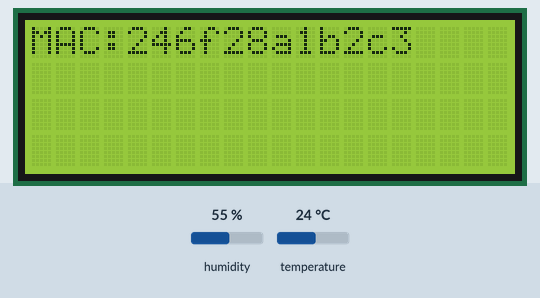
Simulated run of this sketch. Board: ESP32. Parts: 20×4 character LCD. The test bench sets the inputs (shaded band); at power-on: humidity 55 %, temperature 24 °C. WiFi joins after 1.5 s; servers stay silent unless stated; the local clock reads 2024-03-15 10:24:30 at power-on unless the sketch sets it; what the sketch prints to the serial monitor is not drawn.

Above: at 0.1 s.
At 20.2 s:
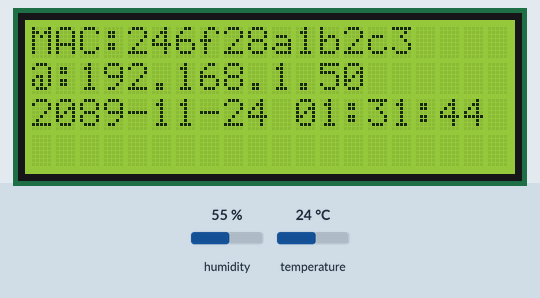
At 21.7 s:
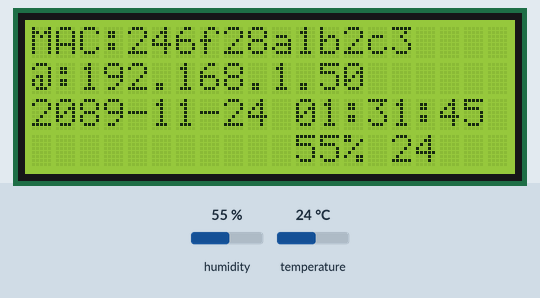
At 47.9 s:
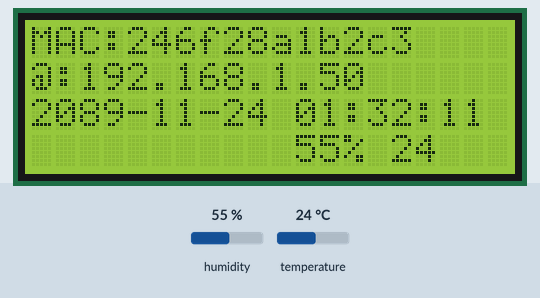
At 75.2 s:
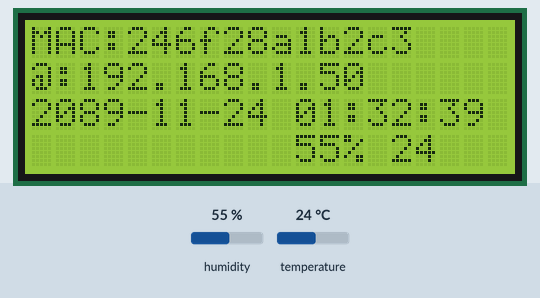
At 128.7 s:
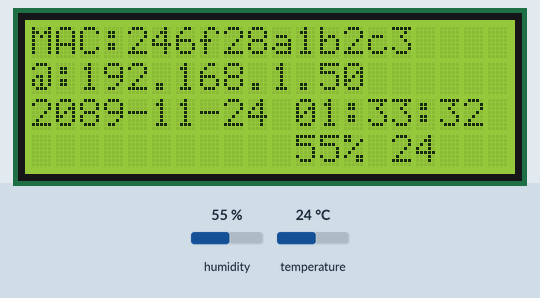

The sketch:

PMS3003AirQualityV81C.ino
```cpp
/*
 This example demonstrate how to read pm2.5 value on PMS 3003 air condition sensor

 PMS 3003 pin map is as follow:
    PIN1  :VCC, connect to 5V
    PIN2  :GND
    PIN3  :SET, 0:Standby mode, 1:operating mode
    PIN4  :RXD :Serial RX
    PIN5  :TXD :Serial TX
    PIN6  :RESET
    PIN7  :NC
    PIN8  :NC

 In this example, we only use Serial to get PM 2.5 value.

 The circuit:
 * RX is digital pin 0 (connect to TX of PMS 3003)
 * TX is digital pin 1 (connect to RX of PMS 3003)

 */
 #include <math.h>

#define turnon HIGH
#define turnoff LOW
#define DHTSensorPin 7


#include "PMType.h"
#include <WiFi.h>
#include <WiFiUdp.h>
#include <Wire.h>  // Arduino IDE 內建
// LCD I2C Library，從這裡可以下載：
// https://bitbucket.org/fmalpartida/new-liquidcrystal/downloads

#include "RTClib.h"
RTC_DS1307 RTC;
//DateTime nowT = RTC.now();
#include "DHT.h"
// Uncomment whatever type you're using!
//#define DHTTYPE DHT11   // DHT 11
#define DHTTYPE DHT22   // DHT 22  (AM2302), AM2321
//#define DHTTYPE DHT21   // DHT 21 (AM2301)


#include <LiquidCrystal_I2C.h>
#include <SoftwareSerial.h>

uint8_t MacData[6];

SoftwareSerial mySerial(0, 1); // RX, TX
char ssid[] = "BruceSonyC5";      // your network SSID (name)
char pass[] = "bruce1234";     // your network password
#define MAX_CLIENT_ID_LEN 10
#define MAX_TOPIC_LEN     50
char clientId[MAX_CLIENT_ID_LEN];
char outTopic[MAX_TOPIC_LEN];

IPAddress  Meip ,Megateway ,Mesubnet ;
String MacAddress ;
int status = WL_IDLE_STATUS;
boolean ParticleSensorStatus = true ;
WiFiUDP Udp;

const char ntpServer[] = "pool.ntp.org";
const long timeZoneOffset = 28800L;
const int NTP_PACKET_SIZE = 48; // NTP time stamp is in the first 48 bytes of the message
const byte nptSendPacket[ NTP_PACKET_SIZE] = {
  0xE3, 0x00, 0x06, 0xEC, 0x00, 0x00, 0x00, 0x00,  0x00, 0x00, 0x00, 0x00, 0x31, 0x4E, 0x31, 0x34,
  0x00, 0x00, 0x00, 0x00, 0x00, 0x00, 0x00, 0x00,  0x00, 0x00, 0x00, 0x00, 0x00, 0x00, 0x00, 0x00,
  0x00, 0x00, 0x00, 0x00, 0x00, 0x00, 0x00, 0x00,  0x00, 0x00, 0x00, 0x00, 0x00, 0x00, 0x00, 0x00
};
byte ntpRecvBuffer[ NTP_PACKET_SIZE ];

#define LEAP_YEAR(Y)     ( ((1970+Y)>0) && !((1970+Y)%4) && ( ((1970+Y)%100) || !((1970+Y)%400) ) )
static  const uint8_t monthDays[]={31,28,31,30,31,30,31,31,30,31,30,31}; // API starts months from 1, this array starts from 0
uint32_t epochSystem = 0; // timestamp of system boot up


#define pmsDataLen 32
uint8_t buf[pmsDataLen];
int idx = 0;
int pm25 = 0;
uint16_t PM2_5Value=0;         //define PM2.5 value of the air detector module
  int NDPyear, NDPmonth, NDPday, NDPhour, NDPminute, NDPsecond;
   unsigned long epoch  ;
  int HumidityData = 0 ;
  int TemperatureData = 0 ;

LiquidCrystal_I2C lcd(0x27, 2, 1, 0, 4, 5, 6, 7, 3, POSITIVE);  // 設定 LCD I2C 位址
DHT dht(DHTSensorPin, DHTTYPE);

void setup() {
  Serial.begin(9600);
  mySerial.begin(9600); // PMS 3003 UART has baud rate 9600
  lcd.begin(20, 4);      // 初始化 LCD，一行 20 的字元，共 4 行，預設開啟背光
       lcd.backlight(); // 開啟背光

  MacAddress = GetWifiMac() ;
  ShowMac() ;
    initializeWiFi();

  initRTC() ;
  ShowDateTime() ;
   ShowInternetStatus() ;
     delay(1500);
}

void loop() { // run over and over
    ShowDateTime() ;
    retrievePM25Value() ;
    ShowHumidity() ;
  delay(1000); // delay 1 minute for next measurement


}

void ShowMac()
{
     lcd.setCursor(0, 0); // 設定游標位置在第一行行首
     lcd.print("MAC:");
     lcd.print(MacAddress);

}

void ShowInternetStatus()
{
     lcd.setCursor(0, 1); // 設定游標位置
        if (WiFi.status())
          {
               Meip = WiFi.localIP();
               lcd.print("@:");
               lcd.print(Meip);

          }
          else
                    {
               lcd.print("DisConnected:");

          }

}
void ShowPM25(int pp25)
{
    lcd.setCursor(0, 3); // 設定游標位置在第一行行首
     lcd.print("PM2.5:     ");
    lcd.setCursor(6, 3); // 設定游標位置在第一行行首
     lcd.print(pp25);

}


void ShowDateTime()
{
  //  getCurrentTime(epoch, &NDPyear, &NDPmonth, &NDPday, &NDPhour, &NDPminute, &NDPsecond);
    lcd.setCursor(0, 2); // 設定游標位置在第一行行首
     lcd.print(StrDate());
    lcd.setCursor(11, 2); // 設定游標位置在第一行行首
     lcd.print(StrTime());
   //  lcd.print();

}

String  StrDate() {
  String ttt ;
//nowT  = now;
DateTime now = RTC.now();
 ttt = print4digits(now.year()) + "-" + print2digits(now.month()) + "-" + print2digits(now.day()) ;
 //ttt = print4digits(NDPyear) + "/" + print2digits(NDPmonth) + "/" + print2digits(NDPday) ;
  return ttt ;
}

String  StringDate(int yyy,int mmm,int ddd) {
  String ttt ;
//nowT  = now;
 ttt = print4digits(yyy) + "-" + print2digits(mmm) + "-" + print2digits(ddd) ;
  return ttt ;
}


String  StrTime() {
  String ttt ;
 // nowT  = RTC.now();
 DateTime now = RTC.now();
  ttt = print2digits(now.hour()) + ":" + print2digits(now.minute()) + ":" + print2digits(now.second()) ;
  //  ttt = print2digits(NDPhour) + ":" + print2digits(NDPminute) + ":" + print2digits(NDPsecond) ;
return ttt ;
}

String  StringTime(int hhh,int mmm,int sss) {
  String ttt ;
  ttt = print2digits(hhh) + ":" + print2digits(mmm) + ":" + print2digits(sss) ;
return ttt ;
}


String GetWifiMac()
{
   String tt ;
    String t1,t2,t3,t4,t5,t6 ;
    WiFi.status();    //this method must be used for get MAC
  WiFi.macAddress(MacData);

  Serial.print("Mac:");
   Serial.print(MacData[0],HEX) ;
   Serial.print("/");
   Serial.print(MacData[1],HEX) ;
   Serial.print("/");
   Serial.print(MacData[2],HEX) ;
   Serial.print("/");
   Serial.print(MacData[3],HEX) ;
   Serial.print("/");
   Serial.print(MacData[4],HEX) ;
   Serial.print("/");
   Serial.print(MacData[5],HEX) ;
   Serial.print("~");

   t1 = print2HEX((int)MacData[0]);
   t2 = print2HEX((int)MacData[1]);
   t3 = print2HEX((int)MacData[2]);
   t4 = print2HEX((int)MacData[3]);
   t5 = print2HEX((int)MacData[4]);
   t6 = print2HEX((int)MacData[5]);
 tt = (t1+t2+t3+t4+t5+t6) ;
Serial.print(tt);
Serial.print("\n");

  return tt ;
}
String  print2HEX(int number) {
  String ttt ;
  if (number >= 0 && number < 16)
  {
    ttt = String("0") + String(number,HEX);
  }
  else
  {
      ttt = String(number,HEX);
  }
  return ttt ;
}
String  print2digits(int number) {
  String ttt ;
  if (number >= 0 && number < 10)
  {
    ttt = String("0") + String(number);
  }
  else
  {
    ttt = String(number);
  }
  return ttt ;
}

String  print4digits(int number) {
  String ttt ;
  ttt = String(number);
  return ttt ;
}


// send an NTP request to the time server at the given address
void retrieveNtpTime() {
  Serial.println("Send NTP packet");

  Udp.beginPacket(ntpServer, 123); //NTP requests are to port 123
  Udp.write(nptSendPacket, NTP_PACKET_SIZE);
  Udp.endPacket();

  if(Udp.parsePacket()) {
    Serial.println("NTP packet received");
    Udp.read(ntpRecvBuffer, NTP_PACKET_SIZE); // read the packet into the buffer

    unsigned long highWord = word(ntpRecvBuffer[40], ntpRecvBuffer[41]);
    unsigned long lowWord = word(ntpRecvBuffer[42], ntpRecvBuffer[43]);
    unsigned long secsSince1900 = highWord << 16 | lowWord;
    const unsigned long seventyYears = 2208988800UL;
//     epoch = secsSince1900 - seventyYears + timeZoneOffset ;
     epoch = secsSince1900 - seventyYears ;

    epochSystem = epoch - millis() / 1000;
  }
}


void getCurrentTime(unsigned long epoch, int *year, int *month, int *day, int *hour, int *minute, int *second) {
  int tempDay = 0;

  *hour = (epoch  % 86400L) / 3600;
  *minute = (epoch  % 3600) / 60;
  *second = epoch % 60;

  *year = 1970;
  *month = 0;
  *day = epoch / 86400;

  for (*year = 1970; ; (*year)++) {
    if (tempDay + (LEAP_YEAR(*year) ? 366 : 365) > *day) {
      break;
    } else {
      tempDay += (LEAP_YEAR(*year) ? 366 : 365);
    }
  }
  tempDay = *day - tempDay; // the days left in a year
  for ((*month) = 0; (*month) < 12; (*month)++) {
    if ((*month) == 1) {
      if (LEAP_YEAR(*year)) {
        if (tempDay - 29 < 0) {
          break;
        } else {
          tempDay -= 29;
        }
      } else {
        if (tempDay - 28 < 0) {
          break;
        } else {
          tempDay -= 28;
        }
      }
    } else {
      if (tempDay - monthDays[(*month)] < 0) {
        break;
      } else {
        tempDay -= monthDays[(*month)];
      }
    }
  }
  (*month)++;
  *day = tempDay+2; // one for base 1, one for current day
}

void retrievePM25Value() {
  int idx;
  bool hasPm25Value = false;
  int timeout = 200;
  while (!hasPm25Value) {
    idx = 0;
    memset(buf, 0, pmsDataLen);
    while (mySerial.available()) {
      buf[idx++] = mySerial.read();
    }

    if (buf[0] == 0x42 && buf[1] == 0x4d) {
      pm25 = ( buf[12] << 8 ) | buf[13];
      Serial.print("pm2.5: ");
      Serial.print(pm25);
      Serial.print(" ug/m3");
      Serial.println("");
      hasPm25Value = true;
      ShowPM25(pm25) ;
    }
    timeout--;
    if (timeout < 0) {
      Serial.println("fail to get pm2.5 data");
      break;
    }
  }
}

void initializeWiFi() {
  while (status != WL_CONNECTED) {
    Serial.print("Attempting to connect to SSID: ");
    Serial.println(ssid);
    // Connect to WPA/WPA2 network. Change this line if using open or WEP network:
    status = WiFi.begin(ssid, pass);
  //   status = WiFi.begin(ssid);

    // wait 10 seconds for connection:
    delay(10000);
  }

  // local port to listen for UDP packets
  Udp.begin(2390);
}

void printWifiData()
{
  // print your WiFi shield's IP address:
  Meip = WiFi.localIP();
  Serial.print("IP Address: ");
  Serial.println(Meip);


  // print your MAC address:
  byte mac[6];
  WiFi.macAddress(mac);
  Serial.print("MAC address: ");
  Serial.print(mac[5], HEX);
  Serial.print(":");
  Serial.print(mac[4], HEX);
  Serial.print(":");
  Serial.print(mac[3], HEX);
  Serial.print(":");
  Serial.print(mac[2], HEX);
  Serial.print(":");
  Serial.print(mac[1], HEX);
  Serial.print(":");
  Serial.println(mac[0], HEX);

  // print your subnet mask:
  Mesubnet = WiFi.subnetMask();
  Serial.print("NetMask: ");
  Serial.println(Mesubnet);

  // print your gateway address:
  Megateway = WiFi.gatewayIP();
  Serial.print("Gateway: ");
  Serial.println(Megateway);
}

void initRTC()
{
     Wire.begin();
    RTC.begin();
    SetRTCFromNtpTime() ;
  if (! RTC.isrunning()) {
    Serial.println("RTC is NOT running!");
    // following line sets the RTC to the date & time this sketch was compiled
//    RTC.adjust(DateTime(__DATE__, __TIME__));

  }
}
void SetRTCFromNtpTime()
{
  retrieveNtpTime();
  //DateTime ttt;
    getCurrentTime(epoch+timeZoneOffset, &NDPyear, &NDPmonth, &NDPday, &NDPhour, &NDPminute, &NDPsecond);
    //ttt->year = NDPyear ;
    Serial.print("NDP Date is :");
    Serial.print(StringDate(NDPyear,NDPmonth,NDPday));
    Serial.print("and ");
    Serial.print("NDP Time is :");
    Serial.print(StringTime(NDPhour,NDPminute,NDPsecond));
    Serial.print("\n");

        RTC.adjust(DateTime(epoch+timeZoneOffset));


}
void ShowHumidity()
{
    float h = dht.readHumidity();
  // Read temperature as Celsius (the default)
  float t = dht.readTemperature();
  // Read temperature as Fahrenheit (isFahrenheit = true)
  float f = dht.readTemperature(true);
    HumidityData = (int)h ;
    TemperatureData = (int)t ;
    Serial.print("Humidity :") ;
    Serial.print(h) ;
    Serial.print("%  /") ;
    Serial.print(t) ;
    Serial.print("C  \n") ;
  // Check if any reads failed and exit early (to try again).
  if (isnan(h) || isnan(t) || isnan(f)) {
    Serial.println("Failed to read from DHT sensor!");
    return;
  }
    lcd.setCursor(11, 3); // 設定游標位置在第一行行首
      lcd.print((int)h);
     lcd.print("% ");
     lcd.print((int)t);

}
```

PMType.h
```cpp
typedef struct  {
  uint8_t Second;
  uint8_t Minute;
  uint8_t Hour;
  uint8_t Wday;   // day of week, sunday is day 1
  uint8_t Day;
  uint8_t Month;
  uint8_t Year;   // offset from 1970;
}   tmElements_t, TimeElements, *tmElementsPtr_t;
```

Measured:
- what the display in image 1 shows lasts 1.6 s, from 20.1 s to 21.7 s
- what the display in image 4 shows lasts 1.0 s, from 75.2 s to 76.2 s
